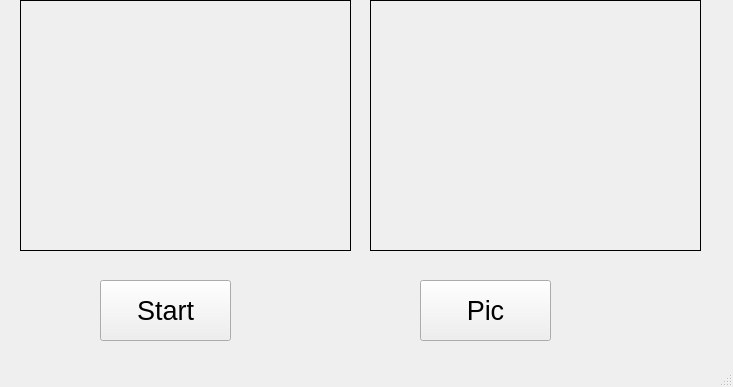
<?xml version="1.0" encoding="UTF-8"?>
<ui version="4.0">
 <class>MainWindow</class>
 <widget class="QMainWindow" name="MainWindow">
  <property name="geometry">
   <rect>
    <x>0</x>
    <y>0</y>
    <width>733</width>
    <height>387</height>
   </rect>
  </property>
  <property name="windowTitle">
   <string>MainWindow</string>
  </property>
  <widget class="QWidget" name="centralwidget">
   <widget class="QLabel" name="label_1">
    <property name="geometry">
     <rect>
      <x>20</x>
      <y>0</y>
      <width>331</width>
      <height>251</height>
     </rect>
    </property>
    <property name="frameShape">
     <enum>QFrame::Box</enum>
    </property>
    <property name="text">
     <string/>
    </property>
    <property name="scaledContents">
     <bool>false</bool>
    </property>
    <property name="alignment">
     <set>Qt::AlignCenter</set>
    </property>
   </widget>
   <widget class="QPushButton" name="Button_start">
    <property name="geometry">
     <rect>
      <x>100</x>
      <y>280</y>
      <width>131</width>
      <height>61</height>
     </rect>
    </property>
    <property name="font">
     <font>
      <pointsize>20</pointsize>
     </font>
    </property>
    <property name="text">
     <string>Start</string>
    </property>
   </widget>
   <widget class="QPushButton" name="Button_take">
    <property name="geometry">
     <rect>
      <x>420</x>
      <y>280</y>
      <width>131</width>
      <height>61</height>
     </rect>
    </property>
    <property name="font">
     <font>
      <pointsize>20</pointsize>
     </font>
    </property>
    <property name="text">
     <string>Pic</string>
    </property>
   </widget>
   <widget class="QLabel" name="label_2">
    <property name="geometry">
     <rect>
      <x>370</x>
      <y>0</y>
      <width>331</width>
      <height>251</height>
     </rect>
    </property>
    <property name="frameShape">
     <enum>QFrame::Box</enum>
    </property>
    <property name="text">
     <string/>
    </property>
    <property name="scaledContents">
     <bool>false</bool>
    </property>
    <property name="alignment">
     <set>Qt::AlignCenter</set>
    </property>
   </widget>
  </widget>
  <widget class="QMenuBar" name="menubar">
   <property name="geometry">
    <rect>
     <x>0</x>
     <y>0</y>
     <width>733</width>
     <height>22</height>
    </rect>
   </property>
  </widget>
  <widget class="QStatusBar" name="statusbar"/>
 </widget>
 <resources/>
 <connections/>
</ui>
